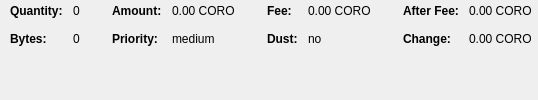
                            <widget class="QWidget" name="widgetCoinControl" native="true">
                              <property name="sizePolicy">
                                <sizepolicy hsizetype="Preferred" vsizetype="Preferred">
                                  <horstretch>0</horstretch>
                                  <verstretch>0</verstretch>
                                </sizepolicy>
                              </property>
                              <property name="minimumSize">
                                <size>
                                  <width>0</width>
                                  <height>0</height>
                                </size>
                              </property>
                              <property name="styleSheet">
                                <string notr="true"/>
                              </property>
                              <layout class="QHBoxLayout" name="horizontalLayoutCoinControl5">
                                <property name="leftMargin">
                                  <number>0</number>
                                </property>
                                <property name="topMargin">
                                  <number>0</number>
                                </property>
                                <property name="rightMargin">
                                  <number>0</number>
                                </property>
                                <property name="bottomMargin">
                                  <number>0</number>
                                </property>
                                <item>
                                  <layout class="QHBoxLayout" name="horizontalLayoutCoinControl3" stretch="0,0,0,1">
                                    <property name="spacing">
                                      <number>20</number>
                                    </property>
                                    <property name="topMargin">
                                      <number>0</number>
                                    </property>
                                    <property name="bottomMargin">
                                      <number>10</number>
                                    </property>
                                    <item>
                                      <layout class="QFormLayout" name="formLayoutCoinControl1">
                                        <property name="horizontalSpacing">
                                          <number>10</number>
                                        </property>
                                        <property name="verticalSpacing">
                                          <number>14</number>
                                        </property>
                                        <property name="leftMargin">
                                          <number>10</number>
                                        </property>
                                        <property name="topMargin">
                                          <number>4</number>
                                        </property>
                                        <property name="rightMargin">
                                          <number>6</number>
                                        </property>
                                        <item row="0" column="0">
                                          <widget class="QLabel" name="labelCoinControlQuantityText">
                                            <property name="font">
                                              <font>
                                                <weight>75</weight>
                                                <bold>true</bold>
                                              </font>
                                            </property>
                                            <property name="text">
                                              <string>Quantity:</string>
                                            </property>
                                            <property name="margin">
                                              <number>0</number>
                                            </property>
                                          </widget>
                                        </item>
                                        <item row="0" column="1">
                                          <widget class="QLabel" name="labelCoinControlQuantity">
                                            <property name="cursor">
                                              <cursorShape>IBeamCursor</cursorShape>
                                            </property>
                                            <property name="contextMenuPolicy">
                                              <enum>Qt::ActionsContextMenu</enum>
                                            </property>
                                            <property name="text">
                                              <string notr="true">0</string>
                                            </property>
                                            <property name="margin">
                                              <number>0</number>
                                            </property>
                                            <property name="textInteractionFlags">
                                              <set>Qt::LinksAccessibleByMouse|Qt::TextSelectableByKeyboard|Qt::TextSelectableByMouse</set>
                                            </property>
                                          </widget>
                                        </item>
                                        <item row="1" column="0">
                                          <widget class="QLabel" name="labelCoinControlBytesText">
                                            <property name="font">
                                              <font>
                                                <weight>75</weight>
                                                <bold>true</bold>
                                              </font>
                                            </property>
                                            <property name="text">
                                              <string>Bytes:</string>
                                            </property>
                                          </widget>
                                        </item>
                                        <item row="1" column="1">
                                          <widget class="QLabel" name="labelCoinControlBytes">
                                            <property name="cursor">
                                              <cursorShape>IBeamCursor</cursorShape>
                                            </property>
                                            <property name="contextMenuPolicy">
                                              <enum>Qt::ActionsContextMenu</enum>
                                            </property>
                                            <property name="text">
                                              <string notr="true">0</string>
                                            </property>
                                            <property name="textInteractionFlags">
                                              <set>Qt::LinksAccessibleByMouse|Qt::TextSelectableByKeyboard|Qt::TextSelectableByMouse</set>
                                            </property>
                                          </widget>
                                        </item>
                                      </layout>
                                    </item>
                                    <item>
                                      <layout class="QFormLayout" name="formLayoutCoinControl2">
                                        <property name="horizontalSpacing">
                                          <number>10</number>
                                        </property>
                                        <property name="verticalSpacing">
                                          <number>14</number>
                                        </property>
                                        <property name="leftMargin">
                                          <number>6</number>
                                        </property>
                                        <property name="topMargin">
                                          <number>4</number>
                                        </property>
                                        <property name="rightMargin">
                                          <number>6</number>
                                        </property>
                                        <item row="0" column="0">
                                          <widget class="QLabel" name="labelCoinControlAmountText">
                                            <property name="font">
                                              <font>
                                                <weight>75</weight>
                                                <bold>true</bold>
                                              </font>
                                            </property>
                                            <property name="text">
                                              <string>Amount:</string>
                                            </property>
                                            <property name="margin">
                                              <number>0</number>
                                            </property>
                                          </widget>
                                        </item>
                                        <item row="0" column="1">
                                          <widget class="QLabel" name="labelCoinControlAmount">
                                            <property name="cursor">
                                              <cursorShape>IBeamCursor</cursorShape>
                                            </property>
                                            <property name="contextMenuPolicy">
                                              <enum>Qt::ActionsContextMenu</enum>
                                            </property>
                                            <property name="text">
                                              <string notr="true">0.00 CORO</string>
                                            </property>
                                            <property name="textInteractionFlags">
                                              <set>Qt::LinksAccessibleByMouse|Qt::TextSelectableByKeyboard|Qt::TextSelectableByMouse</set>
                                            </property>
                                          </widget>
                                        </item>
                                        <item row="1" column="0">
                                          <widget class="QLabel" name="labelCoinControlPriorityText">
                                            <property name="font">
                                              <font>
                                                <weight>75</weight>
                                                <bold>true</bold>
                                              </font>
                                            </property>
                                            <property name="text">
                                              <string>Priority:</string>
                                            </property>
                                          </widget>
                                        </item>
                                        <item row="1" column="1">
                                          <widget class="QLabel" name="labelCoinControlPriority">
                                            <property name="cursor">
                                              <cursorShape>IBeamCursor</cursorShape>
                                            </property>
                                            <property name="contextMenuPolicy">
                                              <enum>Qt::ActionsContextMenu</enum>
                                            </property>
                                            <property name="text">
                                              <string>medium</string>
                                            </property>
                                            <property name="textInteractionFlags">
                                              <set>Qt::LinksAccessibleByMouse|Qt::TextSelectableByKeyboard|Qt::TextSelectableByMouse</set>
                                            </property>
                                          </widget>
                                        </item>
                                      </layout>
                                    </item>
                                    <item>
                                      <layout class="QFormLayout" name="formLayoutCoinControl3">
                                        <property name="horizontalSpacing">
                                          <number>10</number>
                                        </property>
                                        <property name="verticalSpacing">
                                          <number>14</number>
                                        </property>
                                        <property name="leftMargin">
                                          <number>6</number>
                                        </property>
                                        <property name="topMargin">
                                          <number>4</number>
                                        </property>
                                        <property name="rightMargin">
                                          <number>6</number>
                                        </property>
                                        <item row="0" column="0">
                                          <widget class="QLabel" name="labelCoinControlFeeText">
                                            <property name="font">
                                              <font>
                                                <weight>75</weight>
                                                <bold>true</bold>
                                              </font>
                                            </property>
                                            <property name="text">
                                              <string>Fee:</string>
                                            </property>
                                            <property name="margin">
                                              <number>0</number>
                                            </property>
                                          </widget>
                                        </item>
                                        <item row="0" column="1">
                                          <widget class="QLabel" name="labelCoinControlFee">
                                            <property name="cursor">
                                              <cursorShape>IBeamCursor</cursorShape>
                                            </property>
                                            <property name="contextMenuPolicy">
                                              <enum>Qt::ActionsContextMenu</enum>
                                            </property>
                                            <property name="text">
                                              <string notr="true">0.00 CORO</string>
                                            </property>
                                            <property name="textInteractionFlags">
                                              <set>Qt::LinksAccessibleByMouse|Qt::TextSelectableByKeyboard|Qt::TextSelectableByMouse</set>
                                            </property>
                                          </widget>
                                        </item>
                                        <item row="1" column="0">
                                          <widget class="QLabel" name="labelCoinControlLowOutputText">
                                            <property name="font">
                                              <font>
                                                <weight>75</weight>
                                                <bold>true</bold>
                                              </font>
                                            </property>
                                            <property name="text">
                                              <string>Dust:</string>
                                            </property>
                                          </widget>
                                        </item>
                                        <item row="1" column="1">
                                          <widget class="QLabel" name="labelCoinControlLowOutput">
                                            <property name="cursor">
                                              <cursorShape>IBeamCursor</cursorShape>
                                            </property>
                                            <property name="contextMenuPolicy">
                                              <enum>Qt::ActionsContextMenu</enum>
                                            </property>
                                            <property name="text">
                                              <string>no</string>
                                            </property>
                                            <property name="textInteractionFlags">
                                              <set>Qt::LinksAccessibleByMouse|Qt::TextSelectableByKeyboard|Qt::TextSelectableByMouse</set>
                                            </property>
                                          </widget>
                                        </item>
                                      </layout>
                                    </item>
                                    <item>
                                      <layout class="QFormLayout" name="formLayoutCoinControl4">
                                        <property name="horizontalSpacing">
                                          <number>10</number>
                                        </property>
                                        <property name="verticalSpacing">
                                          <number>14</number>
                                        </property>
                                        <property name="leftMargin">
                                          <number>6</number>
                                        </property>
                                        <property name="topMargin">
                                          <number>4</number>
                                        </property>
                                        <property name="rightMargin">
                                          <number>6</number>
                                        </property>
                                        <item row="0" column="0">
                                          <widget class="QLabel" name="labelCoinControlAfterFeeText">
                                            <property name="font">
                                              <font>
                                                <weight>75</weight>
                                                <bold>true</bold>
                                              </font>
                                            </property>
                                            <property name="text">
                                              <string>After Fee:</string>
                                            </property>
                                            <property name="margin">
                                              <number>0</number>
                                            </property>
                                          </widget>
                                        </item>
                                        <item row="0" column="1">
                                          <widget class="QLabel" name="labelCoinControlAfterFee">
                                            <property name="cursor">
                                              <cursorShape>IBeamCursor</cursorShape>
                                            </property>
                                            <property name="contextMenuPolicy">
                                              <enum>Qt::ActionsContextMenu</enum>
                                            </property>
                                            <property name="text">
                                              <string notr="true">0.00 CORO</string>
                                            </property>
                                            <property name="textInteractionFlags">
                                              <set>Qt::LinksAccessibleByMouse|Qt::TextSelectableByKeyboard|Qt::TextSelectableByMouse</set>
                                            </property>
                                          </widget>
                                        </item>
                                        <item row="1" column="0">
                                          <widget class="QLabel" name="labelCoinControlChangeText">
                                            <property name="font">
                                              <font>
                                                <weight>75</weight>
                                                <bold>true</bold>
                                              </font>
                                            </property>
                                            <property name="text">
                                              <string>Change:</string>
                                            </property>
                                          </widget>
                                        </item>
                                        <item row="1" column="1">
                                          <widget class="QLabel" name="labelCoinControlChange">
                                            <property name="cursor">
                                              <cursorShape>IBeamCursor</cursorShape>
                                            </property>
                                            <property name="contextMenuPolicy">
                                              <enum>Qt::ActionsContextMenu</enum>
                                            </property>
                                            <property name="text">
                                              <string notr="true">0.00 CORO</string>
                                            </property>
                                            <property name="textInteractionFlags">
                                              <set>Qt::LinksAccessibleByMouse|Qt::TextSelectableByKeyboard|Qt::TextSelectableByMouse</set>
                                            </property>
                                          </widget>
                                        </item>
                                      </layout>
                                    </item>
                                  </layout>
                                </item>
                              </layout>
                            </widget>
